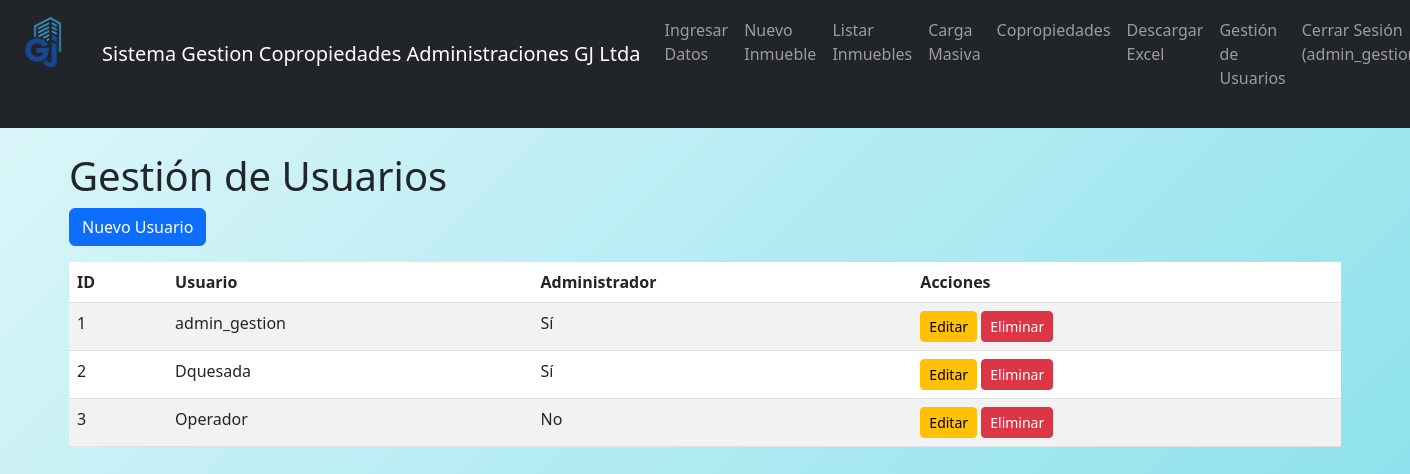
Page /users (signed in) on the earlier database version.
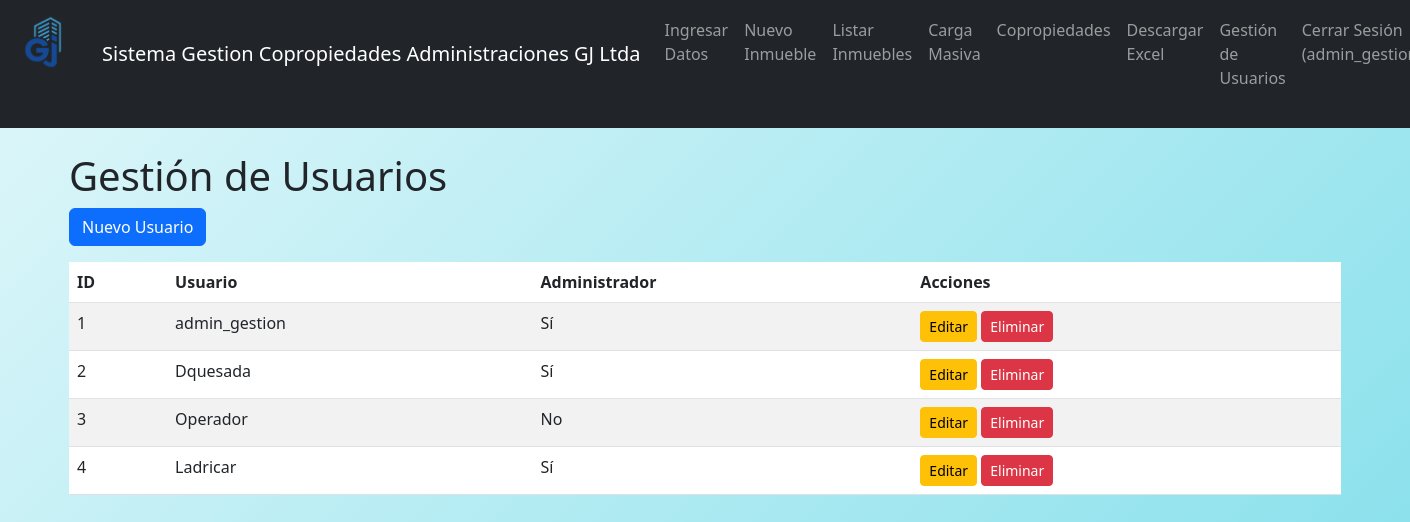
Same page on the later database version.
### app/models.py (models this page shows, shortened)
class User(UserMixin, db.Model):
    id = db.Column(db.Integer, primary_key=True)
    username = db.Column(db.String(80), unique=True, nullable=False)
    password_hash = db.Column(db.String(256), nullable=False)
    is_admin = db.Column(db.Boolean, default=False)  # Nuevo campo

### app/routes.py (the view)
@main_bp.route('/users')
@login_required
def list_users():
    if not check_admin():
        return redirect(url_for('main.index'))
    users = User.query.all()
    return render_template('users/list.html', title='Gestión de Usuarios', users=users)

### app/models.py (called while the page is built)
@login_manager.user_loader
def load_user(user_id):
    return User.query.get(int(user_id))

### app/routes.py (called while the page is built)
def check_admin():
    if not current_user.is_authenticated or not current_user.is_admin:
        flash('Acceso denegado. Se requieren privilegios de administrador.', 'danger')
        return False
    return True

### app/templates/users/list.html
{% extends "base.html" %}
{% block content %}
<div class="container">
    <h1>Gestión de Usuarios</h1>
    <div class="mb-3">
        <a href="{{ url_for('main.new_user') }}" class="btn btn-primary">Nuevo Usuario</a>
    </div>
    <table class="table table-striped">
        <thead>
            <tr>
                <th>ID</th>
                <th>Usuario</th>
                <th>Administrador</th>
                <th>Acciones</th>
            </tr>
        </thead>
        <tbody>
            {% for user in users %}
            <tr>
                <td>{{ user.id }}</td>
                <td>{{ user.username }}</td>
                <td>{% if user.is_admin %}Sí{% else %}No{% endif %}</td>
                <td>
                    <a href="{{ url_for('main.edit_user', id=user.id) }}" class="btn btn-sm btn-warning">Editar</a>
                    <form action="{{ url_for('main.delete_user', id=user.id) }}" method="post" class="d-inline">
                        <button type="submit" class="btn btn-sm btn-danger" onclick="return confirm('¿Estás seguro de eliminar este usuario?')">Eliminar</button>
                    </form>
                </td>
            </tr>
            {% endfor %}
        </tbody>
    </table>
</div>
{% endblock %}

### app/templates/base.html (shortened to what this page needs)
<!DOCTYPE html>
<html lang="es">
<head>
    <link href="https://cdn.jsdelivr.net/npm/bootstrap@5.3.0-alpha1/dist/css/bootstrap.min.css" rel="stylesheet">
    <link rel="stylesheet" href="{{ url_for('static', filename='css/style.css') }}">
</head>
<body>
    <nav class="navbar navbar-expand-lg navbar-dark bg-dark mb-4">
            <div class="container text-center mb-4">
                <img src="{{ url_for('static', filename='img/logoGJ.png') }}" alt="Logo" class="img-fluid" style="max-height: 100px;">
            </div>
        <div class="container">
            <a class="navbar-brand" href="{{ url_for('main.index') }}">Sistema Gestion Copropiedades Administraciones GJ Ltda</a>
            <div class="collapse navbar-collapse" id="navbarNav">
                <ul class="navbar-nav ms-auto">
{% if current_user.is_authenticated %}
    <li class="nav-item">
        <a class="nav-link" href="{{ url_for('main.index') }}">Ingresar Datos</a>
    </li>
      <li class="nav-item">
        <a class="nav-link" href="{{ url_for('main.index') }}">Nuevo Inmueble</a>
    </li>
    <li class="nav-item">
        <a class="nav-link" href="{{ url_for('main.list_propiedades') }}">Listar Inmuebles</a>
    </li>
    <li class="nav-item">
        <a class="nav-link" href="{{ url_for('main.upload_excel') }}">Carga Masiva</a>
    </li>
    {% if current_user.is_admin %}
    <li class="nav-item">
        <a class="nav-link" href="{{ url_for('main.list_copropiedades') }}">Copropiedades</a>
    </li>
    {% endif %}
    <li class="nav-item">
        <a class="nav-link" href="{{ url_for('main.download_excel_data') }}">Descargar Excel</a>
    </li>
    {% if current_user.is_admin %}
    <li class="nav-item">
        <a class="nav-link" href="{{ url_for('main.list_users') }}">Gestión de Usuarios</a>
    </li>
    {% endif %}
    <li class="nav-item">
        <a class="nav-link" href="{{ url_for('main.logout') }}">Cerrar Sesión ({{ current_user.username }})</a>
    </li>
{% else %}
    <li class="nav-item">
        <a class="nav-link" href="{{ url_for('main.login') }}">Login</a>
    </li>
{% endif %}
                </ul>
            </div>
        </div>
    </nav>
    <div class="container">
        {% block content %}{% endblock %}
    </div>
</body>
</html>

Differences in the rows shown:
added User: id "4", username "Ladricar", is_admin "Sí"
